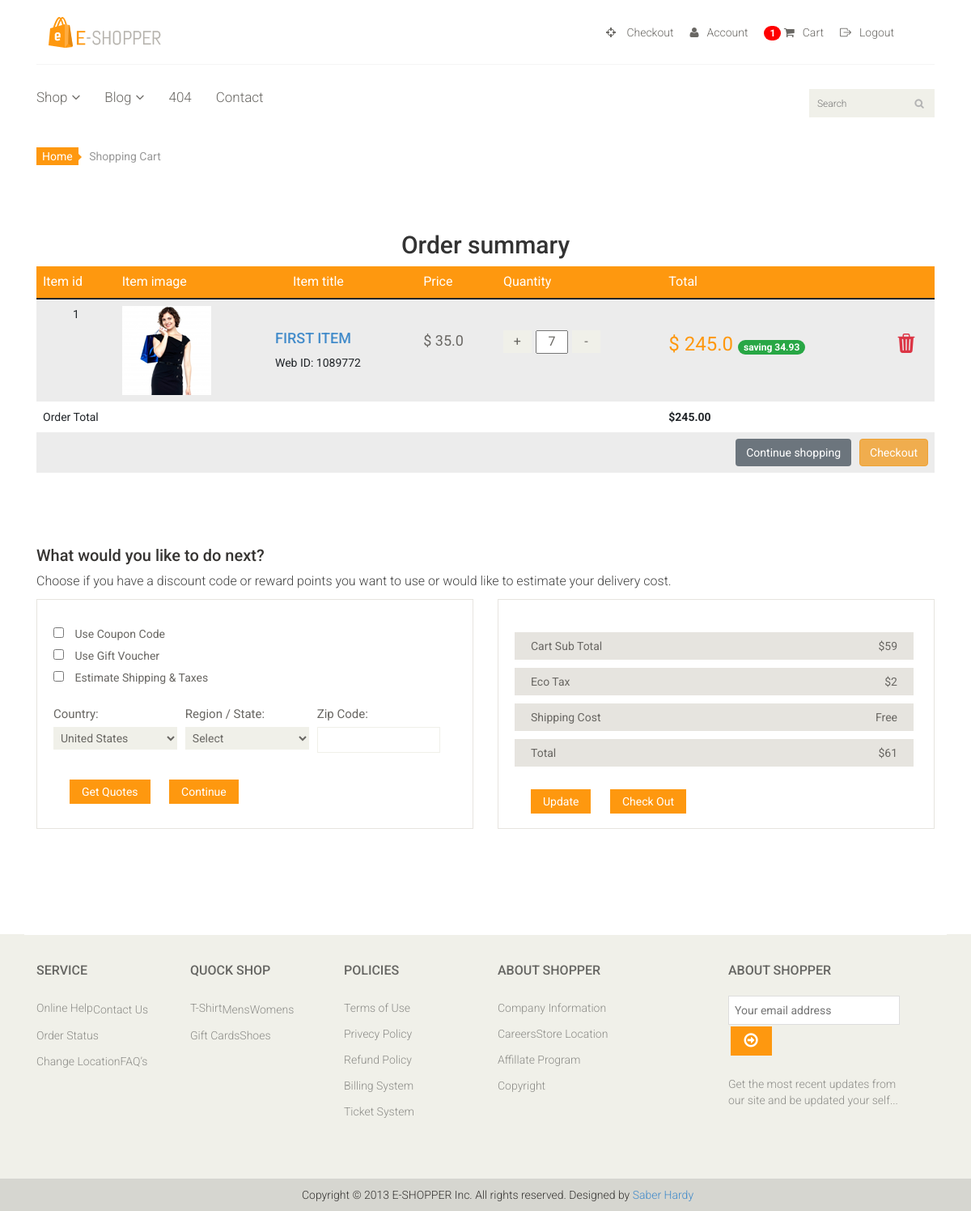
Before: /order_summary/ (signed in) with the older database file.
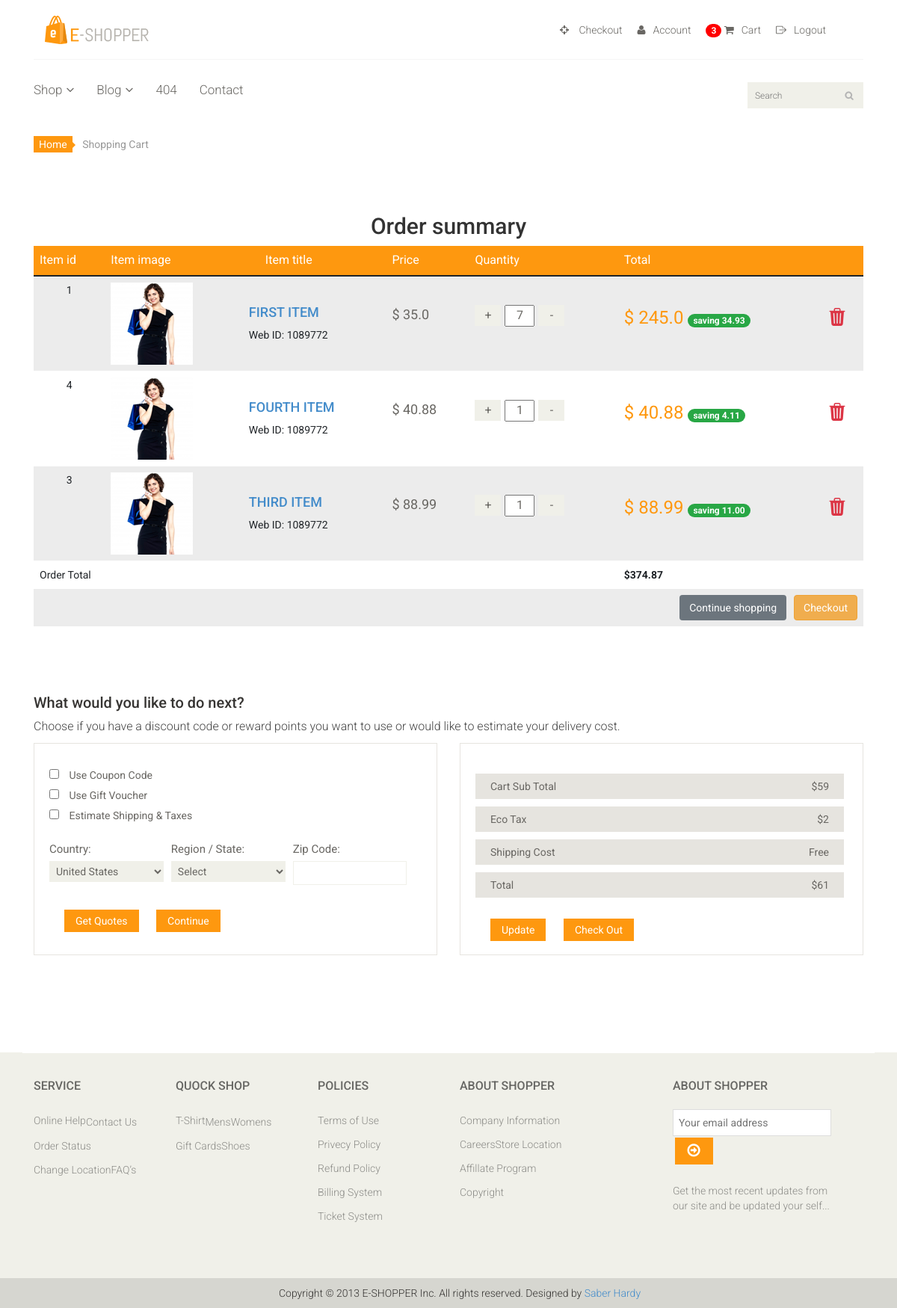
After: the same page with the newer database file.
### eshop_app/models.py (models this page shows, shortened)
class Order(models.Model):
    user = models.ForeignKey(settings.AUTH_USER_MODEL, on_delete=models.CASCADE)
    items = models.ManyToManyField(OrderItem)
    start_date = models.DateTimeField(auto_now_add=True)
    ordered_date = models.DateTimeField()
    ordered = models.BooleanField(default=False)
    billing_address = models.ForeignKey('BillingAddress',
                                        on_delete=models.SET_NULL,
                                        blank=True, null=True)
    payment = models.ForeignKey('Payment',
                                on_delete=models.SET_NULL,
                                blank=True, null=True)
    def get_total(self):
        total = 0
        for order_item in self.items.all():
            total += order_item.get_final_price()
        return total

class OrderItem(models.Model):
    user = models.ForeignKey(settings.AUTH_USER_MODEL, on_delete=models.CASCADE)
    ordered = models.BooleanField(default=False)
    item = models.ForeignKey(Item, on_delete=models.CASCADE)
    quantity = models.IntegerField(default=1)
    def get_total_item_price(self):
        return self.quantity * self.item.price
    def get_total_discount_item_price(self):
        return self.quantity * self.item.discount_price
    def get_amount_saved(self):
        return self.get_total_item_price() - self.get_total_discount_item_price()
    def get_final_price(self):
        if self.item.discount_price:
            return self.get_total_discount_item_price()
        return self.get_total_item_price()

class Item(models.Model):
    title = models.CharField(max_length=100)
    price = models.FloatField()
    discount_price = models.FloatField(blank=True, null=True)
    category = models.CharField(max_length=100, choices=CATEGORY_CHOICES)
    label = models.CharField(max_length=100, choices=LABEL_CHOICES)
    slug = models.SlugField()
    description = models.TextField()

### eshop_app/views.py (the view)
# urls.py: path('order_summary/', views.OrderSummaryView.as_view(), name='order_summary'),
class OrderSummaryView(LoginRequiredMixin, View):
    def get(self, *args, **kwargs):
        try:
            order = Order.objects.get(user=self.request.user, ordered=False)
            context = {
                'object': order
            }
            return render(self.request, 'eshop_app/cart.html', context)
        except ObjectDoesNotExist:
            messages.error(self.request, 'you dont have an order')
            return redirect('/')

### eshop_app/templatetags/cart_template_tags.py (called while the page is built)
@register.filter
def cart_item_cart(user):
    if user.is_authenticated:
        qs = Order.objects.filter(user=user, ordered=False)
        if qs.exists():
            return qs[0].items.count()
    return 0

### templates/eshop_app/cart.html (shortened to what this page needs)
{% extends 'eshop_app/base.html' %}
{% load static %}
{% block content %}
{% include 'eshop_app/cart_table.html' %}
    <section id="do_action">
        <div class="container">
            <div class="heading">
                <h3>What would you like to do next?</h3>
                <p>Choose if you have a discount code or reward points you want to use or would like to estimate your
                    delivery cost.</p>
            </div>
            <div class="row">
                <div class="col-sm-6">
                    <div class="chose_area">
                        <ul class="user_option">
                            <li>
                                <input type="checkbox">
                                <label>Use Coupon Code</label>
                            </li>
                            <li>
                                <input type="checkbox">
                                <label>Use Gift Voucher</label>
                            </li>
                            <li>
                                <input type="checkbox">
                                <label>Estimate Shipping & Taxes</label>
                            </li>
                        </ul>
                        <ul class="user_info">
                            <li class="single_field">
                                <label>Country:</label>
                                <select>
                                    <option>United States</option>
                                </select>
                            </li>
                            <li class="single_field">
                                <label>Region / State:</label>
                                <select>
                                    <option>Select</option>
                                </select>
                            </li>
                            <li class="single_field zip-field">
                                <label>Zip Code:</label>
                                <input type="text">
                            </li>
                        </ul>
                        <a class="btn btn-default update" href="">Get Quotes</a>
                        <a class="btn btn-default check_out" href="">Continue</a>
                    </div>
                </div>
                <div class="col-sm-6">
                    <div class="total_area">
                        <ul>
                            <li>Cart Sub Total <span>$59</span></li>
                            <li>Eco Tax <span>$2</span></li>
                            <li>Shipping Cost <span>Free</span></li>
                            <li>Total <span>$61</span></li>
                        </ul>
                        <a class="btn btn-default update" href="">Update</a>
                        <a class="btn btn-default check_out" href="">Check Out</a>
                    </div>
                </div>
            </div>
        </div>
    </section>
{% endblock %}

### templates/eshop_app/header.html (shortened to what this page needs)
{% load static %}
{% load cart_template_tags %}
<header id="header">
    <div class="header-middle">
        <div class="container">
            <div class="row">
                <div class="col-md-4 clearfix">
                    <div class="logo pull-left">
                        <a href="{% url 'shopapp:home' %}"><img src="{% static 'images/home/logo.png' %}" alt=""/></a>
                    </div>
                </div>
                <div class="col-md-8 clearfix">
                    <div class="shop-menu clearfix pull-right">
                        <ul class="nav navbar-nav">
                            {% if user.is_authenticated %}
                                <li><a href="{% url 'shopapp:checkout' %}"><i class="fa fa-crosshairs"></i> Checkout</a></li>
                                <li><a href=""><i class="fa fa-user"></i>Account</a></li>
                                <li>
                                    <a href="{% url 'shopapp:order_summary' %}">
                                    <span class="badge badge-danger badge-cart-count">
                                        {{ request.user|cart_item_cart }}
                                    </span>
                                        <i class="fa fa-shopping-cart"></i>Cart
                                    </a>
                                </li>
                                <li><a href="{% url 'account_logout' %}"><i class="bi bi-box-arrow-right"></i>Logout</a>
                                </li>
                            {% else %}
                                <li><a href="{% url 'account_login' %}"><i class="fa fa-lock"></i> Login</a></li>
                                <li><a href="{% url 'account_signup' %}"><i class="fa fa-lock"></i> Signup</a></li>
                            {% endif %}
                        </ul>
                    </div>
                </div>
            </div>
        </div>
    </div>
    <div class="header-bottom">
        <div class="container">
            <div class="row">
                <div class="col-sm-9">
                    <div class="mainmenu pull-left">
                        <ul class="nav navbar-nav collapse navbar-collapse">
                            <li class="dropdown"><a href="#">Shop<i class="fa fa-angle-down"></i></a>
                            </li>
                            <li class="dropdown"><a href="#">Blog<i class="fa fa-angle-down"></i></a>
                            </li>
                            <li><a href="{% url 'shopapp:err404' %}">404</a></li>
                            <li><a href="{% url 'shopapp:contact' %}">Contact</a></li>
                        </ul>
                    </div>
                </div>
                <div class="col-sm-3">
                    <div class="search_box pull-right">
                        <input type="text" placeholder="Search"/>
                    </div>
                </div>
            </div>
        </div>
    </div>
</header>

### templates/eshop_app/cart_table.html (shortened to what the changed rows need)
{% load static %}
  <section id="cart_items">
        <div class="container">
            <h2 class="text-center">Order summary</h2>
            <div class="table-responsive cart_info">
                <table class="table table-striped">
                    <thead>
                    <tr class="cart_menu">
                        <td class="id">Item id</td>
                        <td class="id">Item image</td>
                        <td class="image">Item title</td>
                        <td class="price">Price</td>
                        <td class="quantity">Quantity</td>
                        <td class="total">Total</td>
                    </tr>
                    </thead>
                    <tbody>{% for order_item in object.items.all %}
                        <tr>
                            <td class="text-center">
                                {{ order_item.item.id }}
                            </td>
                            <td class="">
                                <a href=""><img src="{% static 'images/cart/one.png' %}" alt=""></a>
                            </td>
                            <td class="mt-5">
                                <div class="mt-5">
                                    <h4><a href="">{{ order_item.item.title|upper }}</a></h4>
                                    <p>Web ID: 1089772</p>
                                </div>
                            </td>
                            <td class="cart_price">
                                <div class="mt-5">
                                    <p>${% if order_item.item.discount_price %}
                                        {{ order_item.item.discount_price }}
                                    {% else %}
                                        {{ order_item.item.price }}
                                    {% endif %}
                                    </p>
                                </div>
                            </td>
                            <td class="cart_quantity">
                                <div class="cart_quantity_button mt-5">
                                    <a class="cart_quantity_up mr-2"
                                       href="{% url 'shopapp:add_to_cart' order_item.item.slug %}">
                                        + </a>
                                    <input class="cart_quantity_input" type="text" name="quantity"
                                           value="{{ order_item.quantity }}"
                                           autocomplete="off" size="2" readonly>
                                    <a class="cart_quantity_down ml-2"
                                       href="{% url 'shopapp:remove_single_item_from_cart' order_item.item.slug %}">
                                        - </a>
                                </div>
                            </td>
                            <td class="cart_total">
                                <p class="cart_total_price mt-5">$
                                    {% if order_item.item.discount_price %}
                                        {{ order_item.get_total_discount_item_price }}
                                        <span class="badge badge-danger
                                                    bg-success">
                                            saving {{ order_item.get_amount_saved|floatformat:2 }}
                                        </span>
                                    {% else %}
                                        {{ order_item.get_total_item_price|floatformat:2 }}
                                    {% endif %}
                                    <a href="{% url 'shopapp:remove_from_cart' order_item.item.slug %}">
                                        <i class="bi bi-trash3-fill float-right mr-4 text-danger"></i>
                                    </a>
                                </p>
                            </td>
                        </tr>
                    {% empty %}
                        <tr>
                            <td colspan="6">Your cart is empty</td>
                        </tr>
                    {% endfor %}
                    {% if object.get_total %}
                        <tr>
                            <td colspan="5">Order Total</td>
                            <td><b> ${{ object.get_total|floatformat:2 }}</b></td>
                        </tr>
                        <tr>
                            <td colspan="6">
                                <a class="btn btn-warning float-right" href="/checkout/">Checkout</a>
                                <a class="btn btn-secondary mr-3 float-right" href="/">Continue shopping</a>
                            </td>
                        </tr>
                    {% endif %}
                    </tbody>
                </table>
            </div>
        </div>
    </section>

Changed rows visible on the page:
added OrderItem: item.id "4", item "FOURTH ITEM", item.discount_price "40.88", quantity "1", get_total_discount_item_price "40.88", get_amount_saved "4.11"
added OrderItem: item.id "3", item "THIRD ITEM", item.discount_price "88.99", quantity "1", get_total_discount_item_price "88.99", get_amount_saved "11.00"
computed for Order: get_total "245.00" → "374.87"
Other visible differences:
{{ request.user|cart_item_cart }}: "1" → "3"
